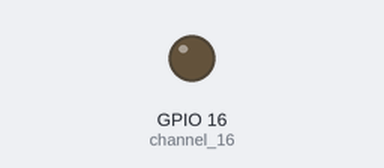
This program was run on a simulated Raspberry Pi (BCM pin numbers). Parts: output pins drawn as LEDs (lit = HIGH).

Above: at 2.5 s.
At 7.5 s:
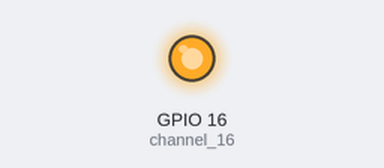
Timing chart, 0 to 13.0 s (numbered marks = the images above):
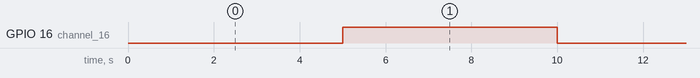

The program:

Shade_off.py
```python
import RPi.GPIO as GPIO
from datetime import datetime, time
import time as t

channel_16 = 16 #change channel_16 based on relay

# GPIO setup
GPIO.setmode(GPIO.BCM)
GPIO.setwarnings(False)  # Suppress GPIO warnings
GPIO.setup(channel_16, GPIO.OUT)

def shade_ret_off(pin):
    GPIO.output(pin, GPIO.HIGH)

def shade_ret_on(pin):
    GPIO.output(pin, GPIO.LOW)

try:
    while True:
            shade_ret_on(channel_16)
            t.sleep(5)
            shade_ret_off(channel_16)
            t.sleep(5)


except KeyboardInterrupt:
    GPIO.cleanup()
```

Measured:
- by itself, GPIO 16 (channel_16): alternates HIGH for 5.0 s and LOW for 5.0 s
